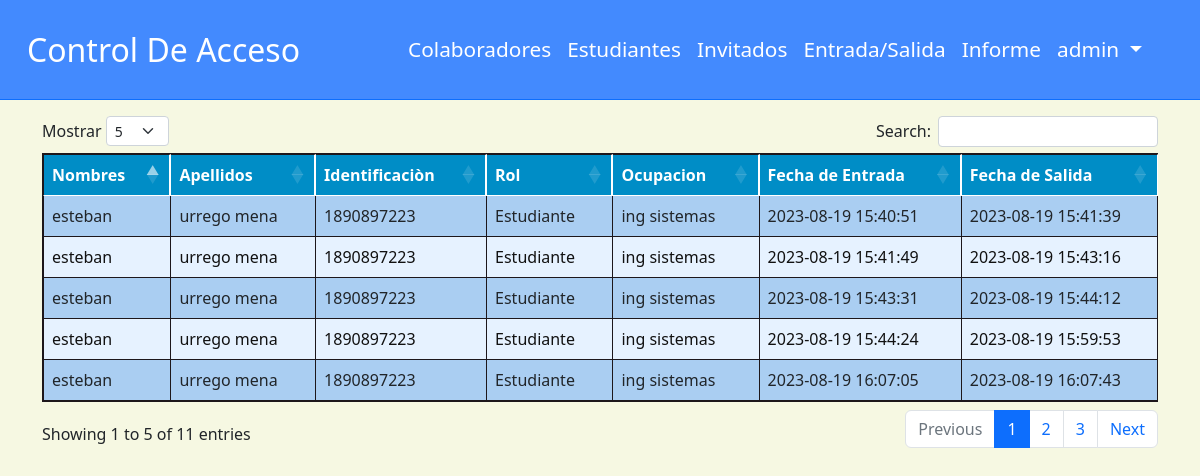
/entrad-salida.php (signed in), run on the app's committed database.
### tables this page shows
CREATE TABLE `administrador` (
  `id` int(11) NOT NULL,
  `usuario` varchar(10) NOT NULL,
  `clave` varchar(10) NOT NULL,
  `nombre` varchar(10) NOT NULL
);

CREATE TABLE `ingreso` (
  `id_ingreso` int(11) NOT NULL,
  `id_colaboradores` int(11) DEFAULT NULL,
  `id_estudiante` int(11) DEFAULT NULL,
  `fechaingreso` datetime DEFAULT NULL,
  `fechasalida` datetime DEFAULT NULL,
  `ingresoEstado` tinyint(1) DEFAULT NULL,
  `token` varchar(100) DEFAULT NULL
);

CREATE TABLE `estudiante` (
  `id` int(11) NOT NULL,
  `nombre` varchar(35) NOT NULL,
  `apellido` varchar(35) NOT NULL,
  `identificacion` varchar(11) NOT NULL,
  `carrera` int(10) NOT NULL,
  `correo` varchar(50) NOT NULL,
  `telefono` varchar(20) NOT NULL,
  `estado_estudiante` tinyint(1) DEFAULT NULL
);

CREATE TABLE `carrera` (
  `id_carrera` int(11) NOT NULL,
  `nombre` varchar(30) NOT NULL
);

### entrad-salida.php (the view, shortened to what this page needs)
<?php
    include './Database/conexion.php';
    $consulta = "SELECT * FROM ingreso";
    $consulta1 = $DB_con ->prepare($consulta);
    $consulta1->execute();
    $ingresos=$consulta1->fetchAll(PDO::FETCH_ASSOC);
?>
<!DOCTYPE html>
<html lang="en">
<head>
    <link rel="stylesheet" href="https://cdn.jsdelivr.net/npm/bootstrap@5.2.2/dist/css/bootstrap.min.css" />
    <link rel="stylesheet" href="https://cdn.datatables.net/1.12.1/css/dataTables.bootstrap5.min.css" />
    <link rel="stylesheet" href="./css/header.css">
    <link rel="stylesheet" href="./css/caja.css">
</head>
<body>
        <header>
            <?php include './componentes/header.php' ?>
        </header>
    <div class="container mt-3">
    <table id="example" class="table table-striped table-bordered" style="width:100%">
        <thead>
            <tr>
                <th>Nombres</th>
                <th>Apellidos</th>
                <th>Identificaciòn</th>
                <th>Rol</th>
                <th>Ocupacion</th>
                <th>Fecha de Entrada</th>
                <th>Fecha de Salida</th>
            </tr>
        </thead>
        <Tbody>
            <?php
                foreach($ingresos as $ket => $ingreso ){
                $filaClass = $key % 2 == 0 ? 'tabla-filas' : '';
            ?>
                <tr class="<?php echo $filaClass; ?>">
                    <?php
                        if($ingreso['id_estudiante'] != NULL){
                            $consultaE = "SELECT estudiante.id, estudiante.nombre, estudiante.apellido, estudiante.identificacion, carrera.nombre as carrera FROM estudiante
                            INNER JOIN carrera ON estudiante.carrera =  carrera.id_carrera
                            WHERE id=:id ";
                            $consultaE1 = $DB_con->prepare($consultaE);
                            $consultaE1->bindParam(':id',$ingreso['id_estudiante']);
                            $consultaE1->execute();
                            $estudinate = $consultaE1->fetch(PDO::FETCH_ASSOC);
                    ?>
                    <td><?php echo $estudinate['nombre'];  ?></td>
                    <td><?php echo $estudinate['apellido'];  ?></td>
                    <td><?php echo $estudinate['identificacion'];  ?></td>
                    <td>Estudiante</td>
                    <td><?php echo $estudinate['carrera'];  ?></td>
                    <?php
                    }
                    ?>
                    <td> <?php echo $ingreso['fechaingreso']; ?> </td>
                    <td> <?php echo $ingreso['fechasalida']; ?> </td>
                </tr>
            <?php
                }
            ?>
        </Tbody>
    </table>
    </div>
</body>
</html>

### componentes/header.php (shortened to what this page needs)
<?php
        require './database/conexion.php';
        $consulta=$DB_con->prepare('SELECT * FROM administrador WHERE id=:id');
        $consulta->bindParam(':id', $_SESSION['id']);
        $consulta->execute();
        $cliente=$consulta->fetch(PDO::FETCH_ASSOC);
?>
<header>
<nav class="navbar navbar-expand-md border-bottom border-primary">
        <div class="container-fluid">
            <a href="./administracion.php" class="navbar-brand">Control De Acceso</a>
            <div id="MenuNavegacion" class="collapse navbar-collapse">
                <ul class="navbar-nav ml-auto" id="nav1">
                    <li class="nav-item"><a href="./colaboradores.php" class="nav-link">Colaboradores</a></li>
                    <li class="nav-item"><a href="./estudiantes.php" class="nav-link">Estudiantes</a></li>
                    <li class="nav-item"><a href="./invitado.php" class="nav-link">Invitados</a></li>
                    <li class="nav-item"><a href="./entrad-salida.php" class="nav-link">Entrada/Salida</a></li>
                    <li class="nav-item"><a href="./informe.php" class="nav-link">Informe</a></li>
                </ul>
                <ul class="navbar-nav ms-auto">
                    <li class="dropdown">
                        <a class="nav-link dropdown-toggle" href="#" role="button" data-bs-toggle="dropdown"
                            aria-expanded="false">
                            <label for="" class="centro"><?php echo $cliente["nombre"] ?></label>
                        </a>
                    </li>
                </ul>
            </div>
        </div>
    </nav>
</header>

### css/header.css (style rules this page uses)
body { background-color: #f6f8e2; }
.navbar { height: 100px; background: #438AFE; }
.navbar-brand { font-size: 2rem; margin-left: 15px; margin-right: 100px; color: #fff; }
.nav-link { color: #fff; font-size: 1.3rem; }

### css/caja.css (style rules this page uses)
.table { border: solid 1px #1D171B; background: #fff; color: #111; }
.table th { border-right: solid 2px #fff; border-bottom: solid 5px #fff; background-color: #008DC6; color: #fff; }
.tabla-filas:nth-child(odd) { background-color: #b3d9ff; }
.tabla-filas:nth-child(even) { background-color: #e6f2ff; }

### data on the page
administrador: nombre "admin"
ingreso: id_estudiante.nombre "esteban", id_estudiante.apellido "urrego mena", id_estudiante.identificacion "1890897223", carrera.nombre "ing sistemas", fechaingreso "2023-08-19 15:40:51", fechasalida "2023-08-19 15:41:39"
ingreso: id_estudiante.nombre "esteban", id_estudiante.apellido "urrego mena", id_estudiante.identificacion "1890897223", carrera.nombre "ing sistemas", fechaingreso "2023-08-19 15:41:49", fechasalida "2023-08-19 15:43:16"
ingreso: id_estudiante.nombre "esteban", id_estudiante.apellido "urrego mena", id_estudiante.identificacion "1890897223", carrera.nombre "ing sistemas", fechaingreso "2023-08-19 15:43:31", fechasalida "2023-08-19 15:44:12"
ingreso: id_estudiante.nombre "esteban", id_estudiante.apellido "urrego mena", id_estudiante.identificacion "1890897223", carrera.nombre "ing sistemas", fechaingreso "2023-08-19 15:44:24", fechasalida "2023-08-19 15:59:53"
ingreso: id_estudiante.nombre "esteban", id_estudiante.apellido "urrego mena", id_estudiante.identificacion "1890897223", carrera.nombre "ing sistemas", fechaingreso "2023-08-19 16:07:05", fechasalida "2023-08-19 16:07:43"
